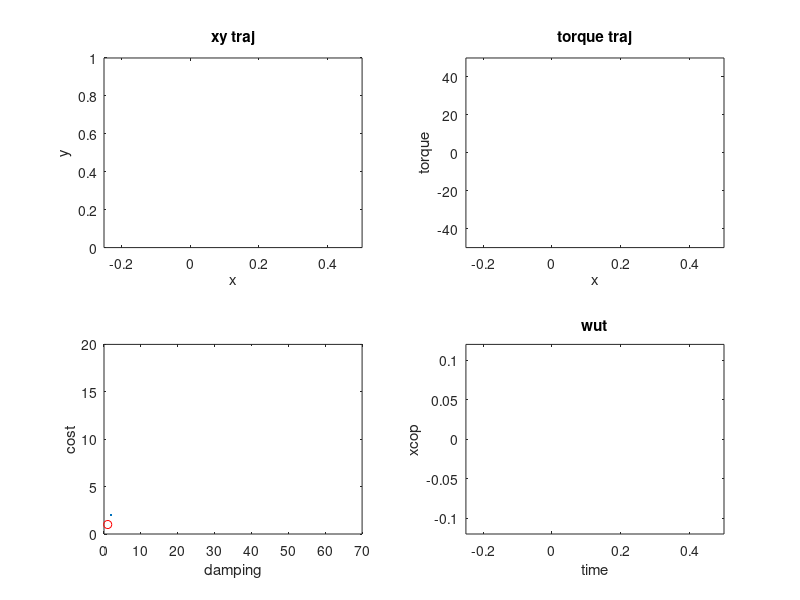

Write MATLAB code to recreate this figure. (Note: this script raises an error after producing the figure.)
% MHector

% 6.5.18
% COL analysis
clc; clear; close all
record_video = 0;
if record_video==1
    v=VideoWriter('torques_over_damping','MPEG-4');
    v.FrameRate=10;
    open(v);
end
% strucc = dir('C:\\Users\mike-\Documents\DRL\collocation\opt_results\damping_results\opt_damping_*');%dir('D:\Documents\DRL\slip_opt\opt_results\damping_results\opt_damping_*'); %dir('C:\\Users\mike-\Documents\DRL\collocation\opt_results\damping_results\opt_damping_*');
strucc = dir('C:\\Users\mike-\Documents\DRL\collocation\opt_results\damping_results\perturb_results\opt*');
strucc = dir('C:\\Users\mike-\Documents\DRL\collocation\opt_results\damping_results\new_obj_func\new*');
cmax = 50;
fig = figure;
hold on
subplot(2,2,1); an1 = plot(1,1);
axis([-0.25, .5, 0, 1]); title('xy traj'); xlabel('x'); ylabel('y');
subplot(2,2,2); an2 = plot(1,1); hold on; an22 = plot(2,2);
axis([-.25, .5, -50, 50]); title('torque traj'); xlabel('x'); ylabel('torque');
subplot(2,2,3); an3 = plot(1,1,'ro'); hold on; an32 = plot(2,2);
axis([0,cmax+20, 0, 20]); xlabel('damping'); ylabel('cost');
subplot(2,2,4); an4 = plot(1,1);
axis([-.25, .5, -.12, .12]); xlabel('x'); ylabel('xcop')
% an2 = plot(2,2);
title1 = title('wut');
% axis([-0.25, 0.25, .1, .9])

% legend('leg torque', 'ankle torque')
xlabel('time')
% ylabel('torque')

for i = 1:length(strucc)
    filename = strucc(i).name;
    filename = strcat('C:\\Users\mike-\Documents\DRL\collocation\opt_results\damping_results\new_obj_func\', filename); %strcat('D:\Documents\DRL\slip_opt\opt_results\damping_results\', filename); 
    load(filename)
    results{i} = opt_results;
    c(i) = opt_results.c;
    if opt_results.c == 400
%         pause
    end
end
[c_sorted,i] = sort(c);

q=1;
for k = 1:length(i)
    results_sorted_c{k} = results{i(k)};
    flags(k) = results{i(k)}.flag;
    if results{i(k)}.flag > 0
        c_graph(q) = results{i(k)}.c;
        cost_graph(q) = results{i(k)}.cost;
        q = q+1;
    end
end
an32.XData = c_graph;
an32.YData = cost_graph;
for i = 1:numel(results)
    %Make energy shared figure
    energy_leg(i) = sum(results_sorted_c{i}.Tleg.^2);
    energy_ankle(i) = sum(results_sorted_c{i}.Tankle.^2);
    
    if results_sorted_c{i}.flag > 0
        time = results_sorted_c{i}.t;
        leg_response = results_sorted_c{i}.Tleg;
        ankle_response = results_sorted_c{i}.Tankle;
        x = results_sorted_c{i}.x;
        y = results_sorted_c{i}.y;
        r = results_sorted_c{i}.r;
        k = results_sorted_c{i}.k;
        xcop = -ankle_response .* r ./(k .*(results_sorted_c{i}.r0 -r).* y);
        
        if max(leg_response) > 49.9
%             pause
        end

        an1.XData = x;
        an1.YData = y;

        an2.XData = x;
        an2.YData = ankle_response;  
        
        an22.XData = x;
        an22.YData = leg_response; 
        
        an3.XData = results_sorted_c{i}.c;
        an3.YData = results_sorted_c{i}.cost;
        
        an4.XData = x;
        an4.YData = xcop;

        drawnow
        title1.String = ['damping = ', num2str(floor(results_sorted_c{i}.c))];
        pause(.5)
        if record_video==1
            F=getframe(gcf);
            writeVideo(v,F);
        end
    end
end

if record_video == 1
    close(v)
end

%Make energy shared figure
[cUnique, indUnique] = unique(c);
% barArray = [energy_leg(indUnique)' energy_ankle(indUnique)']; 
% figure
% abar = bar(cUnique',barArray, 'stacked');
figure;
plot(cUnique, energy_leg(indUnique)); hold on; 
plot(cUnique, energy_ankle(indUnique),'r');
a = line([71 71],[0, 12*10^4]); a.LineStyle = '--';
xlabel('Damping')
ylabel('Energy')
legend('Leg energy', 'Ankle energy','Leg begins saturation')
title('Optimal energies of actuators through stance')
% a.Color = 'k';
% figure
% subplot(2,2,1)
% 
% plot(c,flag,'bo')
% title('fmincon ending state flag')
% subplot(2,2,2)
% 
% plot(c,cost,'bo')
% title('cost')
% subplot(2,2,3)
% 
% plot(c,leg_response,'bo'); hold on
% plot(c,ankle_response,'ro')
% title('torque squared')
